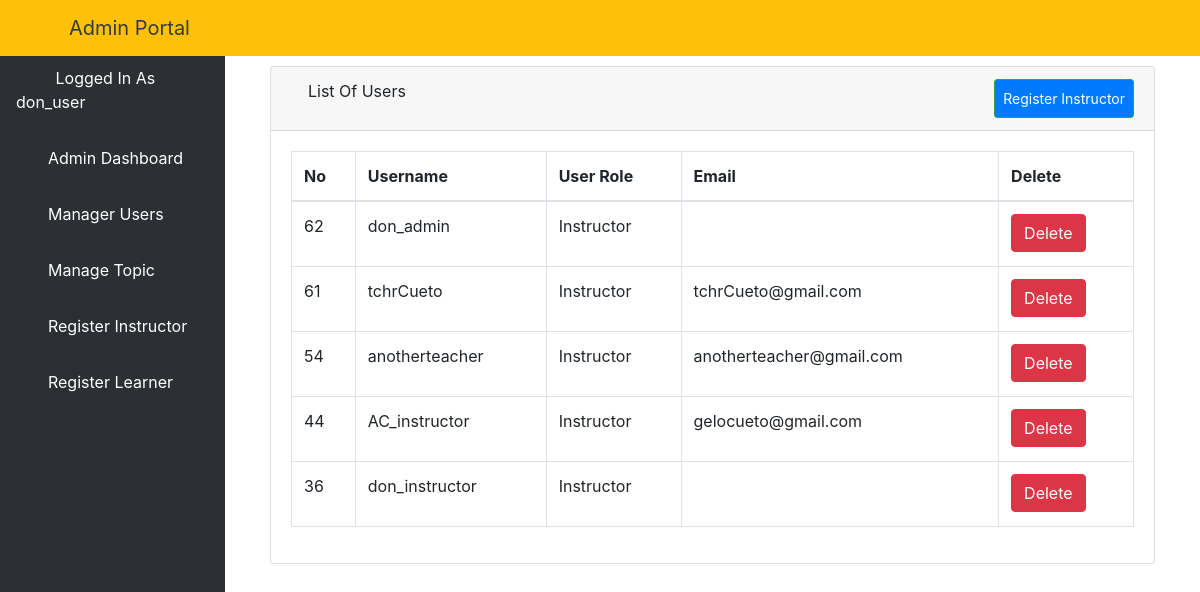
The app's page /instructors/ (signed in) with its own data.
### elearn/models.py (models this page shows)
class User(AbstractUser):
    is_learner = models.BooleanField(default=False)
    is_instructor = models.BooleanField(default=False)
    is_admin = models.BooleanField(default=False)

### elearn/views.py (the view)
# urls.py: path('instructors/', views.ListInstructorView.as_view(), name='instructors'),  # delete if wrong
class ListInstructorView(LoginRequiredMixin, ListView):  # delete if wrong
    model = User
    template_name = 'dashboard/admin/list_instructor.html'
    context_object_name = 'users'
    paginated_by = 10
    def get_queryset(self):
        return User.objects.filter(is_learner=0, is_admin=0).order_by('-id')  # hanggang dito

### elearn/templates/dashboard/admin/list_instructor.html (shortened to what this page needs)
{% extends 'dashboard/admin/base.html' %}
{% block body %}
    <div class="container-fluid">
        <div class="row">
            <div class="col-12 mb-3">
                <div class="col-12 mb-3">
                    <div id="content-wrapper">
                        <div class="container-fluid">
                            <div class="card mb-3">
                                <div class="card-header">
                                    <i class="fas fa-table"></i>
                                    List Of Users
                                    <a class="btn btn-sm btn-success" href="{% url 'isign' %}"
                                       style="padding: 8px; float: right; background-color: #007bff; color: white;">Register
                                        Instructor</a>
                                </div>
                                <div class="card-body">
                                    <div class="table-responsive">
                                        <table class="table table-bordered" id="dataTable" width="100%" cellspacing="0">
                                            <thead>
                                            <tr>
                                                <th>No</th>
                                                <th>Username</th>
                                                <th>User Role</th>
                                                <th>Email</th>
                                                <th>Delete</th>
                                            </tr>
                                            </thead>
                                            <tbody>
                                            {% if users %}
                                                {% for user in users %}
                                                    <tr>
                                                        <td>{{ user.id }}</td>
                                                        <td>{{ user.username }}</td>
                                                        <td>{% if user.is_learner == True %}
                                                            <p>Learner</p>
                                                        {% elif user.is_admin == True %}
                                                            <p>Admin</p>
                                                        {% else %}
                                                            <p>Instructor</p>
                                                        {% endif %}
                                                        </td>
                                                        <td>{{ user.email }}</td>
                                                        <td>
                                                            <a href="{% url 'aduser' user.pk %}">
                                                                <button type="button" class="btn btn-danger"> Delete
                                                                </button>
                                                            </a></td>
                                                    </tr>
                                                {% endfor %}
                                            {% endif %}
                                            </tbody>
                                        </table>
                                    </div>
                                </div>
                            </div>
                        </div>
                    </div>
                </div>
            </div>
        </div>
    </div>
{% endblock %}

### elearn/templates/dashboard/admin/base.html (shortened to what this page needs)
<!DOCTYPE html>
<html lang="en">
<head>
    {% load static %}
    <link href="{% static 'vendor/fontawesome-free/css/all.min.css' %}" rel="stylesheet" type="text/css">
    <link href="{% static 'vendor/datatables/dataTables.bootstrap4.css' %}" rel="stylesheet">
    <link href="{% static 'css/sb-admin.css' %}" rel="stylesheet">
</head>
<body id="page-top">
<nav class="navbar navbar-expand navbar-dark bg-warning fixed-top">
    <button class="btn btn-link btn-sm text-dark order-1 order-sm-0" id="sidebarToggle" href="#">
        <i class="fas fa-bars"></i>
    </button>
    <a class="navbar-brand ml-4 text-dark" href="{% url 'dashboard' %}">Admin Portal</a>
    <ul class="navbar-nav ml-auto ml-md-0">
        <li class="nav-item dropdown no-arrow">
            <a class="nav-link dropdown-toggle" href="#" id="userDropdown" role="button" data-toggle="dropdown"
               aria-haspopup="true" aria-expanded="false">
                <i class="fas fa-user-circle fa-fw text-dark mr-3"></i>
            </a>
        </li>
    </ul>
</nav>
<div id="wrapper" style="padding-top: 50px;">
    <ul class="sidebar navbar-nav">
         <li class="nav-item active">
            <a class="nav-link" href="{% url 'dashboard' %}">
                <i class="fas fa-user-circle fa-fw text-warning"></i>
                <span>Logged In As {{ user.username }}</span>
            </a>
        </li>
        <li class="nav-item active">
            <a class="nav-link" href="{% url 'dashboard' %}">
                <i class="fa fa-home" aria-hidden="true"></i>
                <span>Admin Dashboard</span>
            </a>
        </li>
        <li class="nav-item">
            <a class="nav-link" href="{% url 'aluser' %}">
                <i class="fas fa-users"></i>
                <span style="color: white">Manager Users</span>
            </a>
        </li>
        <li class="nav-item dropdown no-arrow">
            <a class="nav-link dropdown-toggle" data-toggle="dropdown" aria-haspopup="true" aria-expanded="false"
               href="">
                <i class="fas fa-bell"></i>
                <span style="color: white">Manage Topic</span>
            </a>
        </li>
        <li class="nav-item">
            <a class="nav-link" href="{% url 'isign' %}">
                <i class="fas fa-chalkboard-teacher"></i>
                <span style="color: white">Register Instructor</span>
            </a>
        </li>
        <li class="nav-item">
            <a class="nav-link" href="{% url 'addlearner' %}">
                <i class="fas fa-user-graduate"></i>
                <span style="color: white">Register Learner</span>
            </a>
        </li>
    </ul>
    {% block body %}{% endblock %}
</div>

### records on screen
User: username "don_user"
User: id "62", username "don_admin", is_learner "Instructor"
User: id "61", username "tchrCueto", is_learner "Instructor", email "tchrCueto@gmail.com"
User: id "54", username "anotherteacher", is_learner "Instructor", email "anotherteacher@gmail.com"
User: id "44", username "AC_instructor", is_learner "Instructor", email "gelocueto@gmail.com"
User: id "36", username "don_instructor", is_learner "Instructor"
